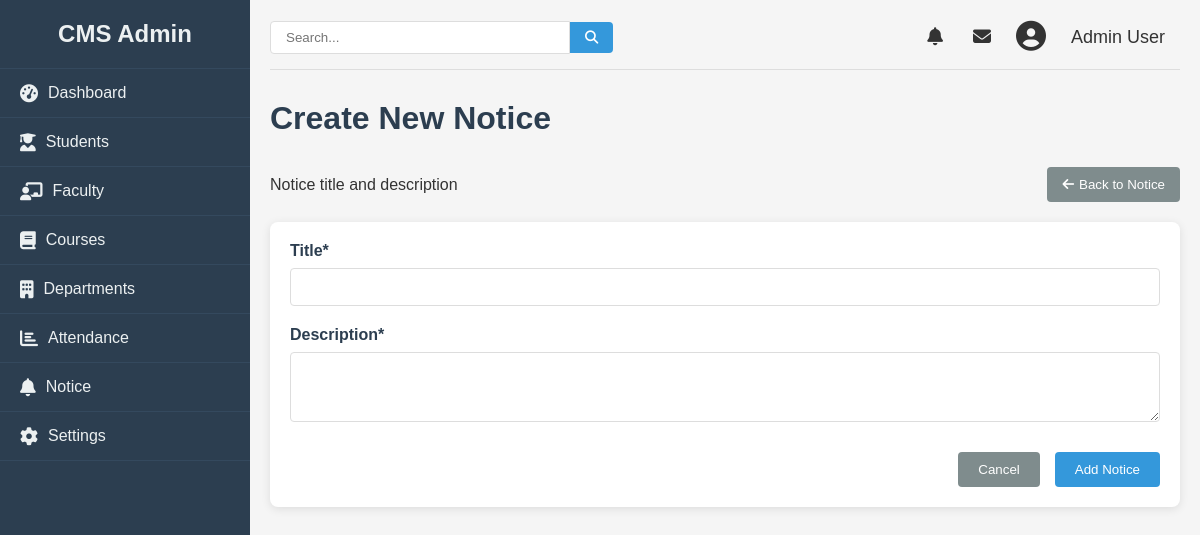
Before: /admin/update/notice/1 with the older database file.
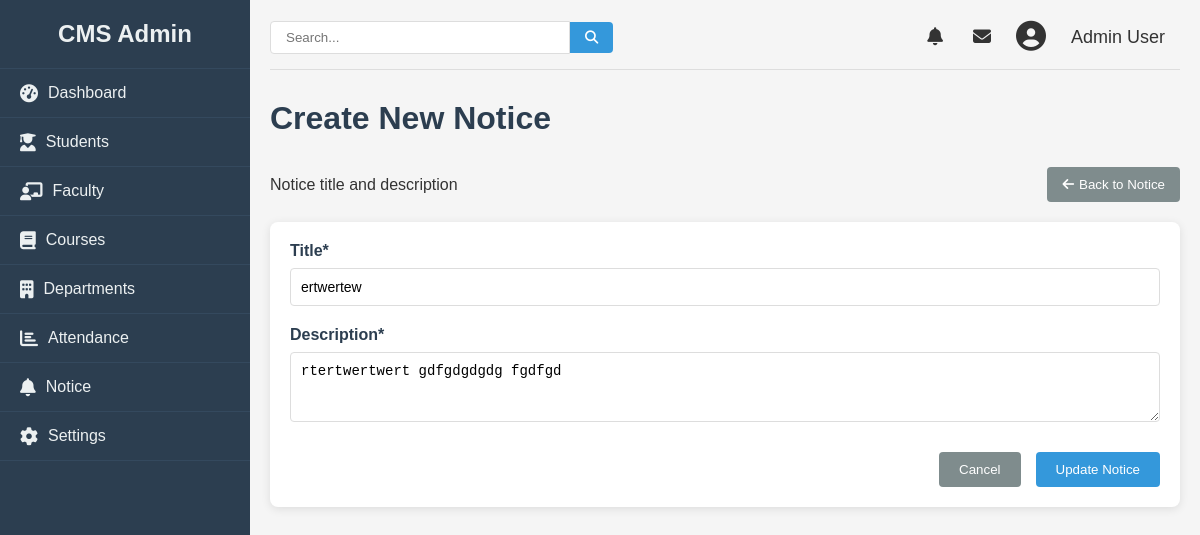
After: the same page with the newer database file.
### college/model.py (models this page shows, shortened)
class Notice(db.Model):
    id = db.Column(db.Integer, primary_key=True)
    title = db.Column(db.String(100), nullable=False)
    content = db.Column(db.String, nullable=False)
    date = db.Column(db.DateTime, nullable=False)

### college/admin/update.py (the view, shortened to what this page needs)
@app.route("/admin/update/notice/<id>", methods = ["GET", "POST"])
def updatenotice(id):
    notice = Notice.query.get(id)
    return render_template("addnotice.html", data= notice)

### college/admin/templates/addnotice.html (shortened to what this page needs)
{% from "macro/cmsnav.html" import cmsnav%}
{%extends "admbase.html"%}
{%block head%}
    <link rel="stylesheet" href="{{url_for('static', filename='css/styles.css')}}">
    <link rel="stylesheet" href="https://cdnjs.cloudflare.com/ajax/libs/font-awesome/6.4.0/css/all.min.css">
{%endblock%}
{%block content%}
    <div class="container" w-tid="21">
        {{cmsnav()}}
        <main class="main-content" w-tid="111">
            <header class="top-header" w-tid="113">
                <div class="search-box" w-tid="115">
                    <input type="text" placeholder="Search..." w-tid="117"/>
                    <button w-tid="119"><i class="fas fa-search" w-tid="121"></i></button>
                </div>
                <div class="user-profile" w-tid="123">
                    <span class="notification" w-tid="125"><i class="fas fa-bell" w-tid="127"></i></span>
                    <span class="message" w-tid="129"><i class="fas fa-envelope" w-tid="131"></i></span>
                    <div class="profile-img" w-tid="133">
                        <i class="fas fa-user-circle" w-tid="135"></i>
                    </div>
                    <span class="username" w-tid="137">Admin User</span>
                </div>
            </header>
            <div id="dashboard-page" class="content-section" w-tid="139">
                <div class="dashboard" w-tid="141">
                    <h1 w-tid="357">Create New Notice</h1>
                    <div class="students-header" w-tid="359">
                        <p w-tid="361">Notice title and description</p>
                        <a style="text-decoration: none; color:white" href="/admin/notice">
                        <button id="cancel-add-student" class="back-button" w-tid="1515">
                                <i class="fas fa-arrow-left" w-tid="1517"></i> Back to Notice
                        </button></a>
                    </div>
                    <div class="student-form-container" w-tid="1519">
                        {%if data%}
                        <form id="add-student-form" method="POST" action="/admin/update/notice/{{data.id}}" class="student-form"
                        w-tid="1521">
                        {%else%}
                        <form id="add-student-form" method="POST" action="/admin/addnotice" class="student-form" w-tid="1521">
                            {%endif%}
                            <div class="form-row" w-tid="1523">
                                <div class="form-group" w-tid="1525">
                                    <label for="title" w-tid="1527">Title*</label>
                                    <input type="text" id="title" name="title" required="" w-tid="1529" value="{{ data.title }}">
                                </div>
                            </div>
                            <div class="form-row" w-tid="1591">
                                <div class="form-group full-width" w-tid="1593">
                                    <label for="content" w-tid="1595">Description*</label>
                                    <textarea id="content" name="content" rows="3" required="" w-tid="1597">{{ data.content }}</textarea>
                                </div>
                            </div>
                            <div class="form-actions" w-tid="1599">
                                <a href="/admin/notice"><button type="button" id="cancel-add-student" class="cancel-btn" w-tid="1601">Cancel</button></a>
                                {%if data%}
                            <button type="submit" class="save-btn" w-tid="1603">Update Notice</button>
                            {%else%}
                            <button type="submit" class="save-btn" w-tid="1603">Add Notice</button>
                            {%endif%}
                            </div>
                        </form>
                    </div>
                </div>
            </div>
        </main>
    </div>
{%endblock%}

Changed rows visible on the page:
added Notice: title "ertwertew", content "rtertwertwert gdfgdgdgdg fgdfgd"
Other visible differences:
text no longer shown: "Add Notice"
text now shown: "Update Notice"
